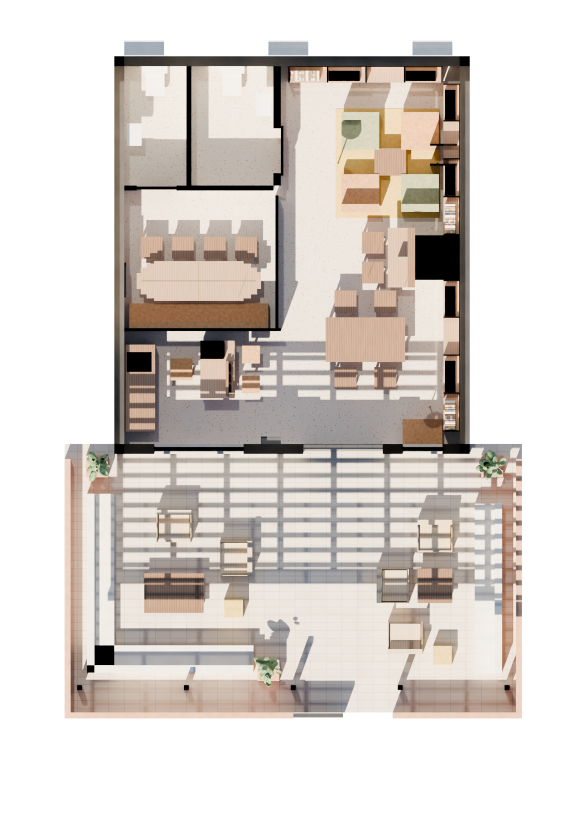
#> input picture v8/rendus/R_PLAN_jour.png, 1700 x 2500 px (shown at 1/3 size)
$ python habillage_ortho.py
#> lines starting #> are read from the running program, lines starting #| are printed output that depends on the picture
"""Habillage « façon Photoshop » du plan et des coupes rendus par Blender (rendu_blender.py) :
ciel en dégradé, terre, logements existants au-dessus, arbres, silhouettes, étiquettes, niveaux,
lignes de coupe, nord et échelle graphique.

Usage : python3 v8/scripts/habillage_ortho.py  ->  v8/rendus/H_PLAN.png, H_COUPE_AA.png, H_COUPE_BB.png
Les cadrages reprennent ORTHO de rendu_blender.py (à garder identiques).
"""
import math
import os
import random

from PIL import Image, ImageDraw, ImageFilter, ImageFont

ICI = os.path.dirname(os.path.abspath(__file__))
REN = os.path.join(ICI, "..", "rendus")
POL = os.path.expanduser("~/.fonts")


def police(nom, taille):
    for f in (os.path.join(POL, nom), "/usr/share/fonts/truetype/dejavu/DejaVuSans.ttf"):
        if os.path.exists(f):
            return ImageFont.truetype(f, taille)
    return ImageFont.load_default()


SERIF = lambda t: police("CormorantGaramond-Bold.ttf", t)      # noqa: E731
SERIF_I = lambda t: police("CormorantGaramond-Italic.ttf", t)  # noqa: E731
SANS = lambda t: police("Jost-Regular.ttf", t)                 # noqa: E731
SANS_B = lambda t: police("Jost-Bold.ttf", t)                  # noqa: E731

ENCRE = (35, 28, 23)
PAPIER = (244, 239, 230)

# mêmes cadrages que rendu_blender.ORTHO
ORTHO = {
    "PLAN": dict(centre=(3.2, 0.55), largeur=11.4, px=(1700, 2500)),
    "COUPE_AA": dict(centre=(1.0, 2.6), largeur=16.0, px=(2600, 1300)),
    "COUPE_BB": dict(centre=(3.4, 2.4), largeur=11.0, px=(2400, 1440)),
}


class Repere:
    """Passage mètres -> pixels pour une vue orthographique (u horizontal, v vertical)."""

    def __init__(self, vue):
        d = ORTHO[vue]
        self.W, self.H = d["px"]
        self.k = self.W / d["largeur"]
        self.u0 = d["centre"][0] - d["largeur"] / 2
        self.v1 = d["centre"][1] + self.H / self.k / 2

    def __call__(self, u, v):
        return ((u - self.u0) * self.k, (self.v1 - v) * self.k)

    def m(self, d):
        return d * self.k


def texte_espace(dr, xy, s, f, fill, esp=0.12, ancre="la"):
    """Texte en capitales espacées (sans accents sur les mots tout en capitales)."""
    x, y = xy
    largeur = sum(dr.textlength(c, font=f) for c in s) + esp * f.size * (len(s) - 1)
    if ancre[0] == "m":
        x -= largeur / 2
    for c in s:
        dr.text((x, y), c, font=f, fill=fill)
        x += dr.textlength(c, font=f) + esp * f.size


# [50 lines left out: functions degrade, arbre, personne, personne_assise, niveau, not called in this run]


def echelle(dr, x, y, k, couleur=ENCRE):
    pas = [0, 1, 2, 5]
    for i in range(len(pas) - 1):
        x0, x1 = x + pas[i] * k, x + pas[i + 1] * k
        dr.rectangle([x0, y, x1, y + 10], fill=couleur if i % 2 == 0 else None, outline=couleur, width=2)
    for p in pas:
        dr.text((x + p * k - 6, y + 16), str(p), font=SANS(20), fill=couleur)
    dr.text((x + 5 * k + 14, y + 12), "m", font=SANS(20), fill=couleur)


def titre(dr, x, y, t, sous, couleur=ENCRE):
    dr.text((x, y), t, font=SERIF(64), fill=couleur)
    dr.text((x, y + 74), sous, font=SANS(24), fill=couleur)


# ------------------------------------------------------------------ coupes
def coupe(vue, ambiance, etiquettes, personnes, assis, arbres, batiment_u, titre_txt, sous_txt, niveaux_u):
    src = os.path.join(REN, f"R_{vue}_{ambiance}.png")
    if not os.path.exists(src):
        print("absent :", src)
        return
    R = Repere(vue)
    W, H = R.W, R.H
    soir = ambiance == "soir"
    fond = degrade(W, H, (29, 38, 56) if soir else (196, 214, 222), (201, 140, 96) if soir else (246, 238, 224))
    dr = ImageDraw.Draw(fond, "RGBA")
    # logements existants au-dessus du local (volume figuré, non relevé)
    u0, u1 = batiment_u
    x0, y0 = R(u0, 3.45)
    x1, _ = R(u1, 3.45)
    dr.rectangle([x0, 0, x1, y0], fill=(58, 52, 50, 255) if soir else (222, 214, 201, 255))
    rnd = random.Random(3)
    for niv in range(2):
        zb = 3.45 + 1.0 + niv * 3.0
        u = u0 + 0.5
        while u + 1.2 < u1:
            a = R(u, zb + 1.35)
            b = R(u + 1.0, zb)
            allume = soir and rnd.random() < 0.55
            dr.rectangle([a[0], a[1], b[0], b[1]], fill=(240, 196, 120, 255) if allume else ((40, 44, 50, 255) if soir else (170, 180, 186, 255)))
            u += 2.0
    texte_espace(dr, (R((u0 + u1) / 2, 0)[0], R(0, 3.95)[1]), "LOGEMENTS EXISTANTS (FIGURES)", SANS(22), (230, 220, 205) if soir else (110, 100, 90), 0.25, "ma")
    # arbres derrière
    calque = Image.new("RGBA", (W, H), (0, 0, 0, 0))
    for (u, Rm, hm, g) in arbres:
        x, sol = R(u, -0.15)
        arbre(calque, x, sol, R.m(Rm), R.m(hm), (34, 50, 40, 150) if soir else (96, 128, 86, 120), g)
    fond.alpha_composite(calque.filter(ImageFilter.GaussianBlur(1.2)))
    # rendu
    rendu = Image.open(src).convert("RGBA")
    ombre = Image.new("RGBA", (W, H), (0, 0, 0, 0))
    ombre.putalpha(rendu.getchannel("A").point(lambda a: int(a * 0.35)))
    fond.alpha_composite(ombre.filter(ImageFilter.GaussianBlur(14)), (10, 12))
    fond.alpha_composite(rendu)
    dr = ImageDraw.Draw(fond, "RGBA")
    # terre sous le niveau du sol
    _, ys = R(0, -0.17)
    dr.rectangle([0, ys, W, H], fill=(64, 50, 40, 255) if soir else (188, 168, 138, 255))
    for i in range(0, W, 26):
        dr.line([(i, ys + 10), (i - 40, ys + 50)], fill=(0, 0, 0, 30), width=2)
    dr.line([(0, ys), (W, ys)], fill=ENCRE + (255,), width=4)
    # silhouettes
    teinte = (28, 22, 18, 120) if soir else (40, 34, 30, 95)
    for i, u in enumerate(personnes):
        x, sol = R(u, 0)
        personne(dr, x, sol, R.k, teinte, i)
    for (u, sens) in assis:
        x, sol = R(u, 0)
        personne_assise(dr, x, sol, R.k, teinte, sens)
    # étiquettes et niveaux
    clair = (246, 238, 226) if soir else ENCRE
    for (u, z, s) in etiquettes:
        if not s:
            continue
        x, y = R(u, z)
        f = SANS_B(24)
        l = sum(dr.textlength(c, font=f) for c in s) + 0.22 * 24 * (len(s) - 1) + 28
        dr.rounded_rectangle([x - l / 2, y - 6, x + l / 2, y + 36], radius=8, fill=(250, 246, 238, 225))
        texte_espace(dr, (x, y), s, f, ENCRE, 0.22, "ma")
    for (u, z, s) in niveaux_u:
        niveau(dr, R, u, z, s, clair)
    titre(dr, 70, 60, titre_txt, sous_txt, clair)
    echelle(dr, 70, H - 80, R.k, (246, 238, 226) if soir else ENCRE)
    sortie = os.path.join(REN, f"H_{vue}_{ambiance}.png")
    fond.convert("RGB").save(sortie, quality=92)
    print(sortie)


# ------------------------------------------------------------------ plan
def plan():
    src = os.path.join(REN, "R_PLAN_jour.png")
    if not os.path.exists(src):
        print("absent :", src)
        return
    R = Repere("PLAN")
    W, H = R.W, R.H
    fond = Image.new("RGBA", (W, H), PAPIER + (255,))
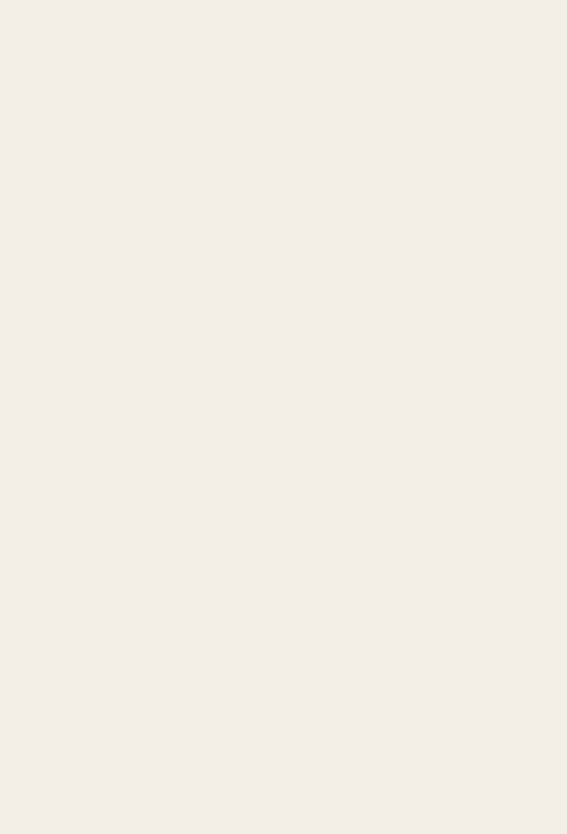
#> fond: PIL image 1700x2500 RGBA (shown at 1/3 size); mean R, G, B, A 244, 239, 230, 255
    # sol du quartier et ombres d'arbres, très doux
    calque = Image.new("RGBA", (W, H), (0, 0, 0, 0))
#> calque: PIL image 1700x2500 RGBA; every value is 0
    dc = ImageDraw.Draw(calque)
    rnd = random.Random(11)
    for (cx, cy, r) in ((-3.0, -6.6, 2.6), (9.6, -7.2, 2.2), (10.0, 4.0, 1.8)):
        for _ in range(30):
            a, d = rnd.uniform(0, 2 * math.pi), rnd.uniform(0, r * 0.8)
            rr = rnd.uniform(0.5, 1.0) * R.k
            x, y = R(cx + d * math.cos(a), cy + d * math.sin(a))
            dc.ellipse([x - rr, y - rr, x + rr, y + rr], fill=(92, 120, 80, 70))
    fond.alpha_composite(calque.filter(ImageFilter.GaussianBlur(6)))
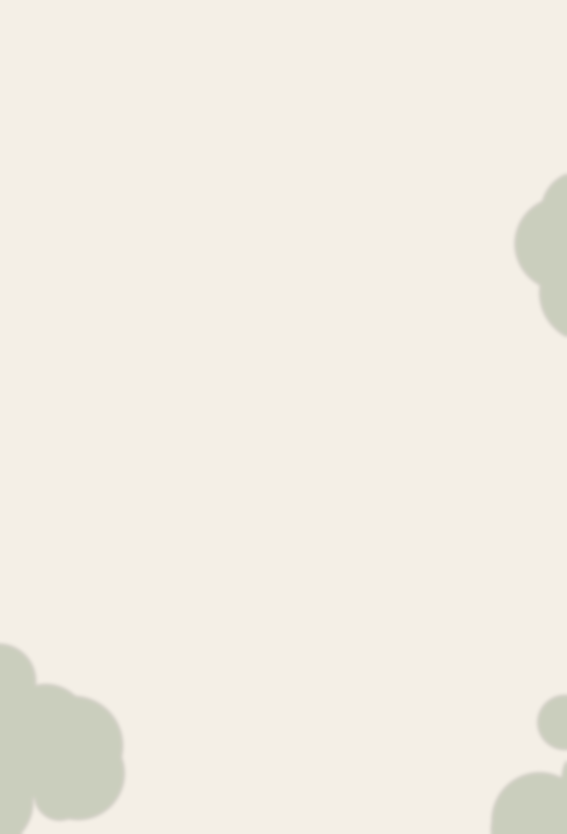
#> fond: PIL image 1700x2500 RGBA (shown at 1/3 size); mean R, G, B, A 241.6, 237.1, 227.7, 255
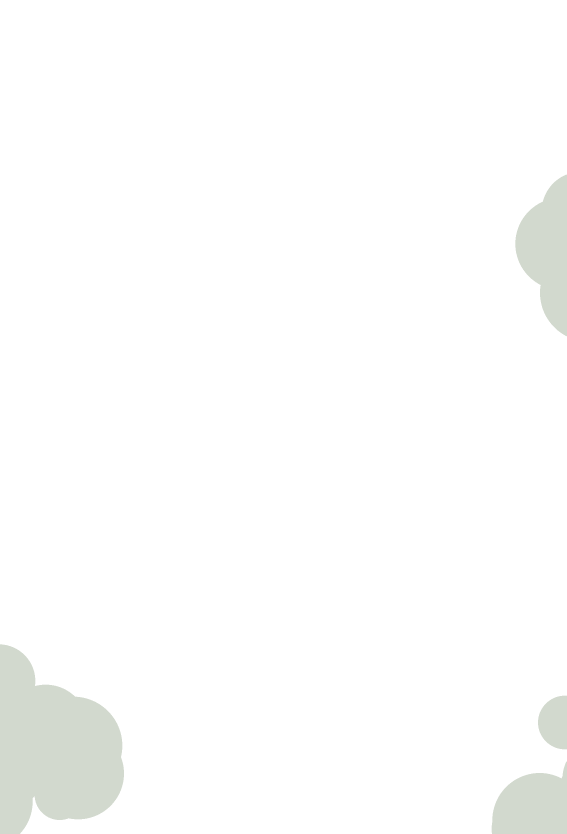
#> calque: PIL image 1700x2500 RGBA (shown at 1/3 size); mean R, G, B, A 5.2, 6.7, 4.5, 3.9; transparent parts drawn white
    rendu = Image.open(src).convert("RGBA")
#> rendu is the input picture: PIL image 1700x2500 RGBA; mean R, G, B, A 103.7, 97.1, 91.6, 142.9
    ombre = Image.new("RGBA", (W, H), (0, 0, 0, 0))
    ombre.putalpha(rendu.getchannel("A").point(lambda a: int(a * 0.4)))
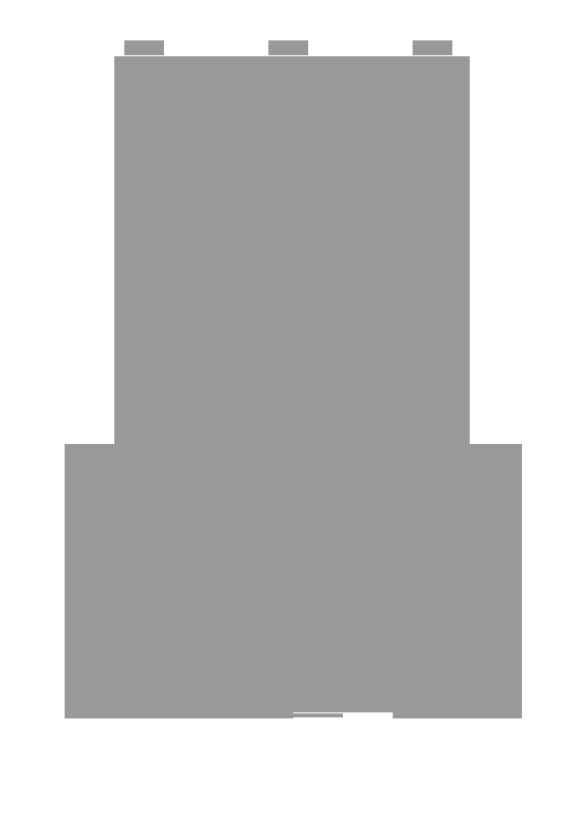
#> ombre: PIL image 1700x2500 RGBA (shown at 1/3 size); mean R, G, B, A 0, 0, 0, 57.2; transparent parts drawn white
    fond.alpha_composite(ombre.filter(ImageFilter.GaussianBlur(16)), (14, 18))
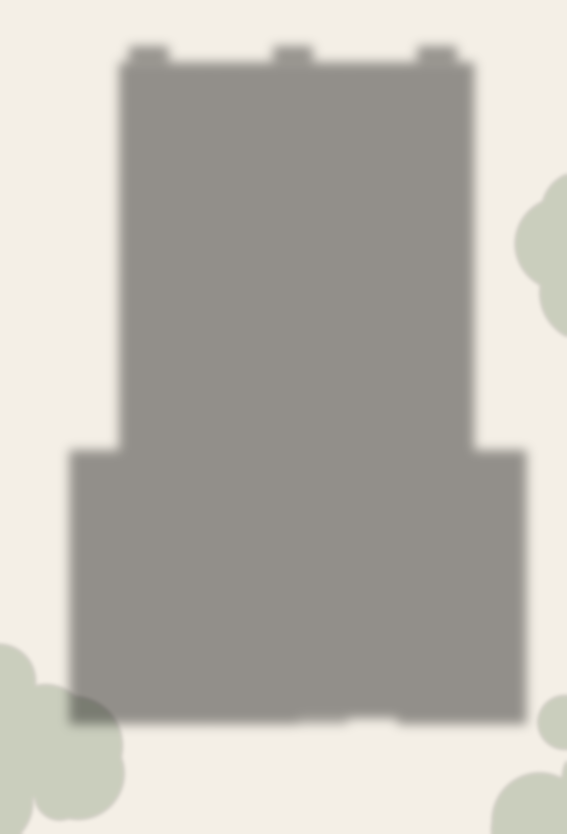
#> fond: PIL image 1700x2500 RGBA (shown at 1/3 size); mean R, G, B, A 186.7, 183.3, 176.1, 255
    fond.alpha_composite(rendu)
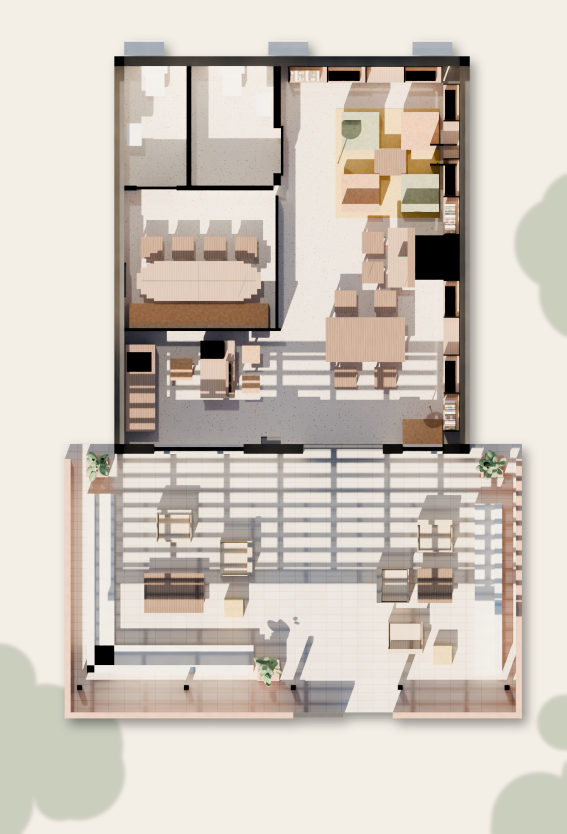
#> fond: PIL image 1700x2500 RGBA (shown at 1/3 size); mean R, G, B, A 206.8, 198.5, 188.8, 255
    dr = ImageDraw.Draw(fond, "RGBA")
    pieces = [(1.5, 1.05, "ACCUEIL CAFE", "Secrétaire · comptoir"), (1.5, 4.55, "SALLE DE REUNION", "9 places · 8,4 m²"),
              (0.62, 6.35, "WC", "salle louée"), (2.17, 6.35, "WC", "public"), (4.85, 1.0, "BIBLIOTHEQUE", "table d’hôtes · Kente"),
              (5.1, 6.55, "SALON DE LECTURE", "4 fauteuils"), (3.4, -3.0, "TERRASSE SOUS PERGOLA", "≈ 50 m² · deux salons")]
    for (x, y, nom, sous) in pieces:
        px, py = R(x, y)
        f1, f2 = SANS_B(24), SERIF_I(26)
        l1 = sum(dr.textlength(c, font=f1) for c in nom) + 0.22 * 24 * (len(nom) - 1)
        l = max(l1, dr.textlength(sous, font=f2)) + 30
        dr.rounded_rectangle([px - l / 2, py - 10, px + l / 2, py + 64], radius=10, fill=(250, 246, 238, 215))
        texte_espace(dr, (px, py), nom, f1, ENCRE, 0.22, "ma")
        w2 = dr.textlength(sous, font=f2)
        dr.text((px - w2 / 2, py + 28), sous, font=f2, fill=(90, 70, 55))
#> this loop made 7 passes
#> (l1, l, w2) on passes 1 to 7: (231, 303.2, 273.2), (313, 343, 218.5), (45.78, 169.8, 139.8), (45.78, 108.2, 78.22), (236.9, 300.2, 270.2), (319.4, 349.4, 137), (426.6, 456.6, 287.2)
    # lignes de coupe A et B
    for (p, q, lettre) in (((4.2, -5.9), (4.2, 7.9), "A"), ((-1.6, 3.2), (8.3, 3.2), "B")):
        a, b = R(*p), R(*q)
        dr.line([a, b], fill=(176, 88, 43, 230), width=4)
        # sens du regard : A vers l'ouest (gauche du plan), B vers le nord (haut du plan)
        for c in (a, b):
            if lettre == "A":
                dr.polygon([(c[0] - 34, c[1]), (c[0] - 64, c[1] - 16), (c[0] - 64, c[1] + 16)], fill=(176, 88, 43, 255))
            else:
                dr.polygon([(c[0], c[1] - 34), (c[0] - 16, c[1] - 64), (c[0] + 16, c[1] - 64)], fill=(176, 88, 43, 255))
        for (c, autre) in ((a, b), (b, a)):
            dr.ellipse([c[0] - 26, c[1] - 26, c[0] + 26, c[1] + 26], fill=(176, 88, 43, 255))
            w = dr.textlength(lettre, font=SANS_B(30))
            dr.text((c[0] - w / 2, c[1] - 21), lettre, font=SANS_B(30), fill=(255, 255, 255))
    # nord (façade sur la terrasse vers le sud, hypothèse)
    nx, ny = W - 140, 150
    dr.polygon([(nx, ny - 70), (nx - 26, ny + 30), (nx, ny + 10), (nx + 26, ny + 30)], fill=ENCRE)
    texte_espace(dr, (nx, ny + 40), "N", SANS_B(28), ENCRE, 0, "ma")
    dr.text((nx - 70, ny + 80), "orientation à confirmer", font=SANS(18), fill=(110, 100, 90))
    titre(dr, 70, 50, "Plan rendu", "coupé à 1,30 m · aménagement, mobilier et ombres portées")
    echelle(dr, 70, H - 90, R.k)
    sortie = os.path.join(REN, "H_PLAN_jour.png")
    fond.convert("RGB").save(sortie, quality=92)
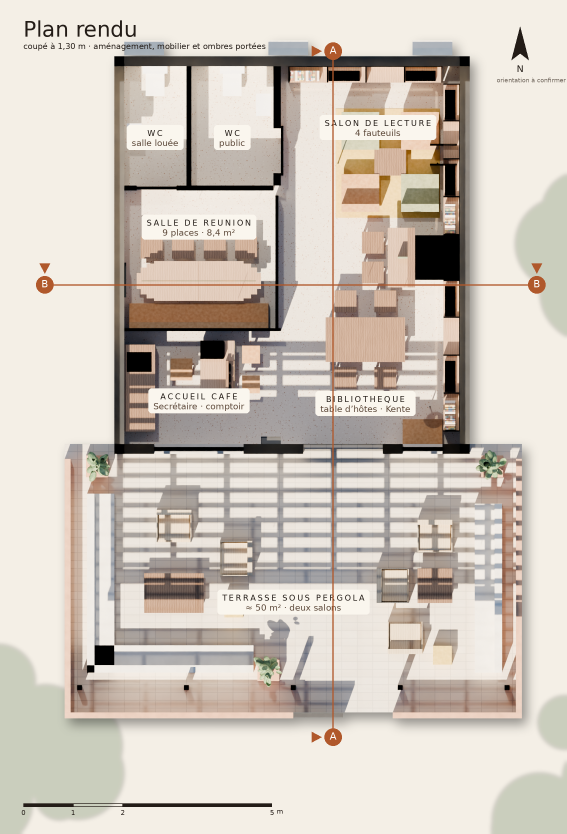
#> saved as H_PLAN_jour.png: PIL image 1700x2500 RGB (shown at 1/3 size); mean R, G, B 206.8, 198.2, 188.3
    print(sortie)


if __name__ == "__main__":
    plan()
    # coupe AA : longitudinale dans la bibliothèque, regard vers l'ouest (accueil, salle de réunion)
    for amb in ("soir", "jour"):
        coupe("COUPE_AA", amb,
              etiquettes=[(-2.6, 3.35, "TERRASSE"), (1.1, 2.55, "ACCUEIL"), (3.75, 2.55, "SALLE DE REUNION"), (6.4, 2.55, "WC")],
              personnes=[-4.3, 0.9, 5.4], assis=[(-2.0, 1), (2.6, -1)],
              arbres=[(-6.6, 3.0, 7.0, 4), (8.6, 2.2, 5.5, 9)], batiment_u=(-0.3, 7.75),
              titre_txt="Coupe A", sous_txt="longitudinale, dans la bibliothèque, regard vers l’ouest (orientation à confirmer) : au-delà, l’accueil, la salle de réunion et les WC",
              niveaux_u=[(-5.0, 0.0, "± 0,00"), (7.4, 3.0, "+ 3,00 plafond"), (-0.6, 2.9, "+ 2,90 pergola")])
    coupe("COUPE_BB", "jour",
          etiquettes=[(1.5, 2.55, "SALLE DE REUNION"), (4.9, 2.55, "BIBLIOTHEQUE"), (6.4, 3.6, "")],
          personnes=[3.6], assis=[(1.0, 1), (4.6, -1)],
          arbres=[(-1.6, 1.6, 4.5, 2), (8.3, 1.6, 4.0, 5)], batiment_u=(-0.15, 6.9),
          titre_txt="Coupe B", sous_txt="transversale, regard vers le nord (orientation à confirmer) : salle de réunion vitrée et bibliothèque",
          niveaux_u=[(-1.0, 0.0, "± 0,00"), (6.95, 3.0, "+ 3,00")])
